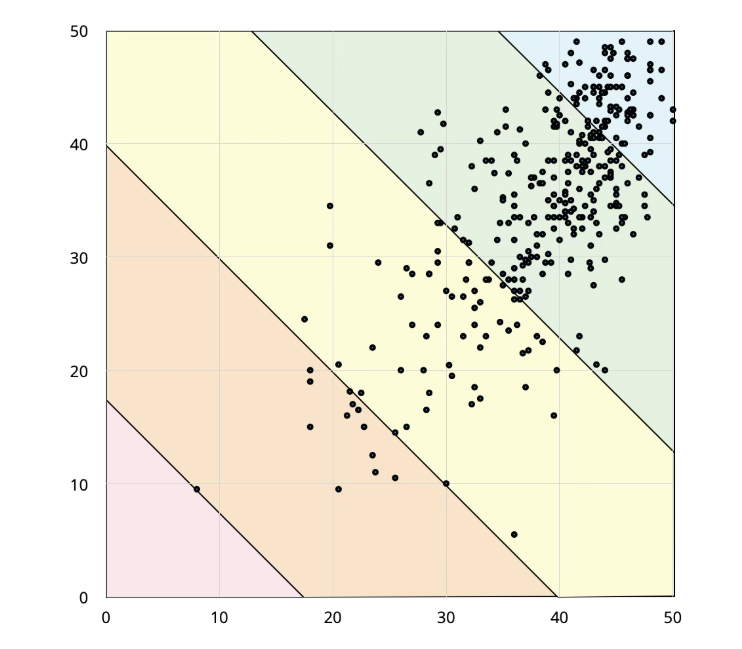
#> input picture image.png, 742 x 649 px
$ python -i calibration.py   (imports and definitions only)
#> lines starting #> are read from the running program, lines starting #| are printed output that depends on the picture; after the words box and inside, x2 and y2 are one past the last pixel; in counts of white or black regions, pixels touching at a corner belong together
import cv2
import numpy as np
from typing import Tuple, Optional
from .models import AxisConfig


def detect_plot_bounds(image_path: str) -> Tuple[int, int, int, int]:
    """
    Auto-detect the plot area boundaries by finding axis lines.

    Returns:
        (x_min_pixel, y_min_pixel, x_max_pixel, y_max_pixel).

    Algorithm:
        1. Detect lines using Hough transform
        2. Find prominent horizontal and vertical lines
        3. Identify innermost lines that form the plot boundary
    """
#> called with image_path = '../../image.png'
    # Load image and convert to grayscale
    image = cv2.imread(image_path)
#> image is the input picture: shape (649, 742, 3); mean B, G, R 223.1, 238.3, 240.7
    if image is None:
        raise ValueError(f"Could not load image: {image_path}")

    gray = cv2.cvtColor(image, cv2.COLOR_BGR2GRAY)
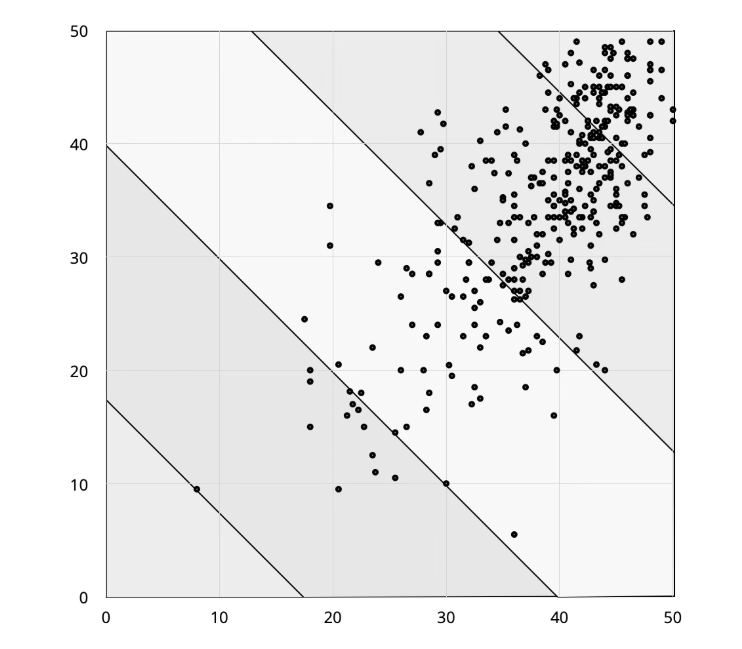
#> gray: shape (649, 742); min 0, max 255, mean 237.2
    height, width = gray.shape
#> height = 649; width = 742

    # Apply edge detection
    edges = cv2.Canny(gray, 50, 150, apertureSize=3)
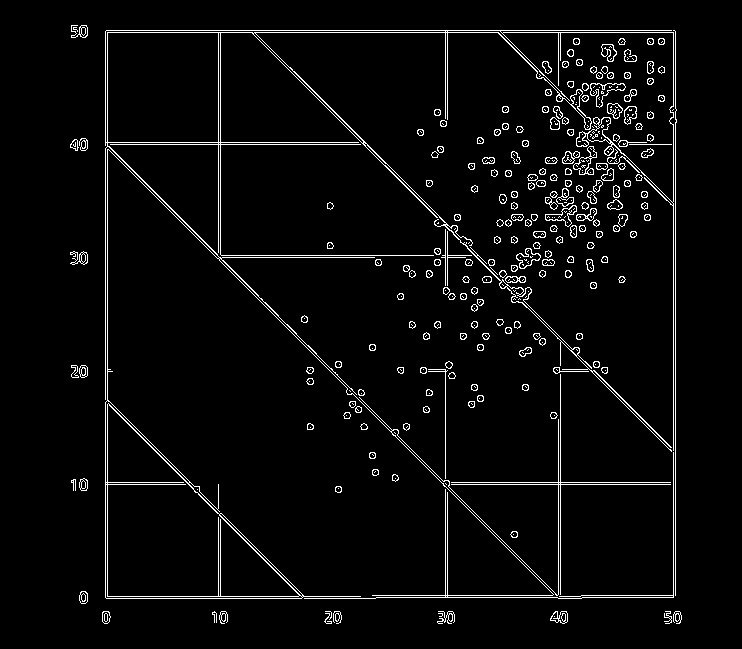
#> edges: shape (649, 742); 3.9% white in thin lines or dots, all inside (x1, y1, x2, y2) = (70, 25, 682, 624)

    # Detect lines using Hough transform
    lines = cv2.HoughLinesP(edges, 1, np.pi / 180, threshold=100,
                            minLineLength=50, maxLineGap=10)
#> lines = 36 rows, first 6: [673, 597, 673, 30], [105, 597, 105, 31], [675, 595, 675, 31], [107, 598, 107, 30], [108, 32, 672, 32], [106, 30, 674, 30]

    if lines is None:
        # Fallback: use image margins with some padding
        padding = 50
        return (padding, padding, width - padding, height - padding)

    # Separate horizontal and vertical lines
    horizontal_lines = []
    vertical_lines = []

    for line in lines:
        x1, y1, x2, y2 = line[0]

        # Calculate angle
        if abs(x2 - x1) < 10:  # Nearly vertical
            vertical_lines.append(x1)
        elif abs(y2 - y1) < 10:  # Nearly horizontal
            horizontal_lines.append(y1)
#> this loop made 36 passes
#> (x1, y1, x2, y2) on passes 1 to 12: (673, 597, 673, 30), (105, 597, 105, 31), (675, 595, 675, 31), (107, 598, 107, 30), (108, 32, 672, 32), (106, 30, 674, 30), (108, 146, 560, 598), (106, 147, 556, 597), (109, 405, 299, 595), (445, 294, 445, 222), (218, 258, 218, 33), (290, 67, 670, 447)
#> after the loop, horizontal_lines = [32, 30, 482, 595, 484, 598, 597, 144, 596, 255, 142, 257, 597]; vertical_lines = [673, 105, 675, 107, 445, 218, 560, 447, 220, 558, 445, 447]

    if not horizontal_lines or not vertical_lines:
        # Fallback
        padding = 50
        return (padding, padding, width - padding, height - padding)

    # Find the outermost lines that represent the plot frame
    # We want lines near the edges but not at the very edge (axis lines, not borders)
    # Left boundary: leftmost vertical line (but allow some margin from edge)
    left_lines = [x for x in vertical_lines if 20 < x < width * 0.3]
#> left_lines = [105, 107, 218, 220]
    x_min = min(left_lines) if left_lines else 50
#> x_min = 105

    # Right boundary: rightmost vertical line
    right_lines = [x for x in vertical_lines if width * 0.7 < x < width - 20]
#> right_lines = [673, 675, 560, 558]
    x_max = max(right_lines) if right_lines else width - 50
#> x_max = 675

    # Top boundary: topmost horizontal line
    top_lines = [y for y in horizontal_lines if 20 < y < height * 0.3]
#> top_lines = [32, 30, 144, 142]
    y_min = min(top_lines) if top_lines else 50
#> y_min = 30

    # Bottom boundary: bottommost horizontal line
    bottom_lines = [y for y in horizontal_lines if height * 0.7 < y < height - 20]
#> bottom_lines = [482, 595, 484, 598, 597, 596, 597]
    y_max = max(bottom_lines) if bottom_lines else height - 50
#> y_max = 598

    return (int(x_min), int(y_min), int(x_max), int(y_max))


# [74 lines left out: functions pixel_to_data, calibrate_from_image, not called in this run]

>>> result = detect_plot_bounds('../../image.png')
#> result = (105, 30, 675, 598)
